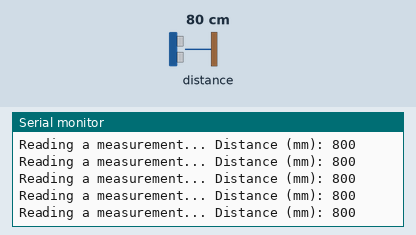
Bench run of a sketch on a simulated Arduino Uno, built with avr-gcc and run on an emulated ATmega328P. Shown: the last lines printed to the serial monitor. The test bench sets the inputs (shaded band); at power-on: distance to the obstacle 80 cm.

Above: at 0.8 s.
0.9 s: distance to the obstacle set to 250 cm
At 1.4 s:
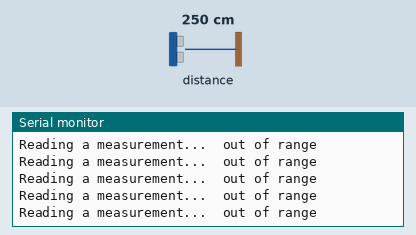
2.7 s: distance to the obstacle set to 2 cm
At 3.5 s:
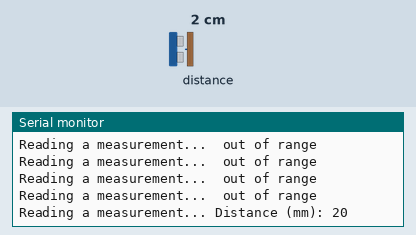

Measured:
- after the input at 0.9 s, the serial monitor: prints a new line at once (image 1)

The sketch:

move_bot_until_object.ino
```cpp
#include "Adafruit_VL53L0X.h"
#include <Wire.h>
#include <Adafruit_PWMServoDriver.h>

Adafruit_VL53L0X lox = Adafruit_VL53L0X();
Adafruit_PWMServoDriver pwm = Adafruit_PWMServoDriver();

int distance = 999;


int power(double power){
  if(power > 0){
    return(1450*power + 2495);
  }
  if(power < 0){
    return(1450*power + 2470);
  }
  if(power == 0){
    return 2500;
  }
}


void setup() {
  Serial.begin(115200);

  // wait until serial port opens for native USB devices
  while (! Serial) {
    delay(1);
  }

  Serial.println("Adafruit VL53L0X test");
  if (!lox.begin()) {
    Serial.println(F("Failed to boot VL53L0X"));
    while(1);
  }
  // power
  Serial.println(F("VL53L0X API Simple Ranging example\n\n"));

  pwm.begin();
  pwm.setOscillatorFrequency(27000000);
  pwm.setPWMFreq(400);  // This is the maximum PWM frequency
  Wire.setClock(400000);

  pwm.setPWM(4,0,power(0.2));
  pwm.setPWM(5,0,power(-0.2));

  while(distance > 200){
    VL53L0X_RangingMeasurementData_t measure;

    Serial.print("Reading a measurement... ");
    lox.rangingTest(&measure, false); // pass in 'true' to get debug data printout!

    if (measure.RangeStatus != 4) {  // phase failures have incorrect data
      Serial.print("Distance (mm): "); Serial.println(measure.RangeMilliMeter);
      distance = measure.RangeMilliMeter;
    } else {
      Serial.println(" out of range ");
    }

  }

  pwm.setPWM(4,0,0);
  pwm.setPWM(5,0,0);

}


void loop() {
  }
```
